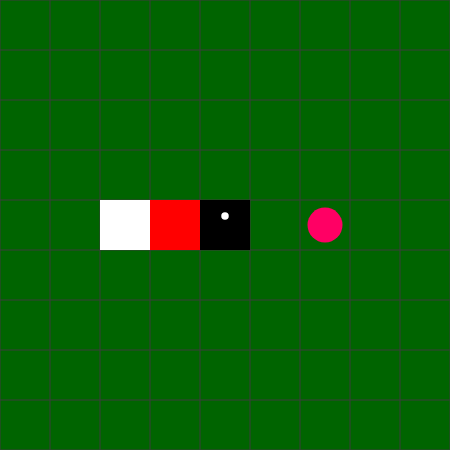
Frame 1 (no input)
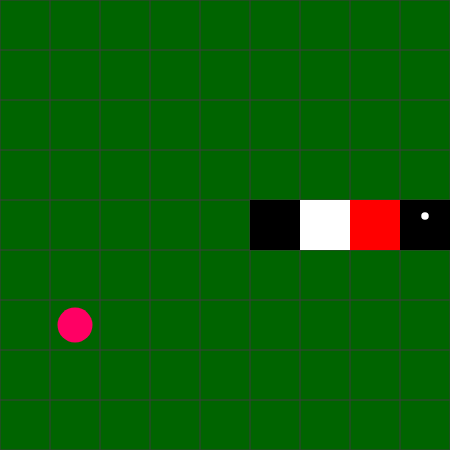
Frame 60 (no input)
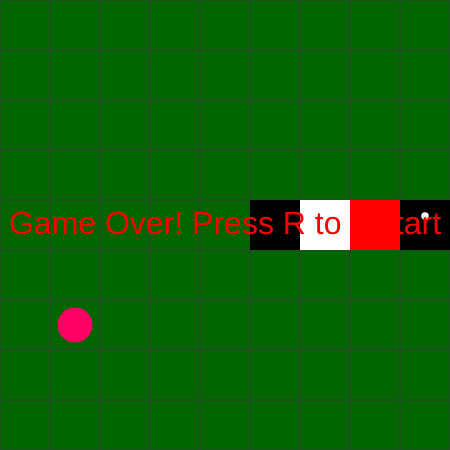
Frame 120 (the mouse pressed at the canvas centre since frame 60)

The p5.js sketch that drew these frames (run headless with seeded random() and noise() and a simulated clock; from frame 60 on, the mouse is pressed at the canvas centre):

// p5.js sketch
// ── sketch.js
// --- Jogo da Cobrinha ---
const gridCount = 9; // Tamanho do nosso tabuleiro do jogo é 9x9
const cellSize = 50; // Tamanho de cada célula do tabuleiro

let snake; // Jogador
let snack; // Lanche
let gameOver = false; // Game Over
let direction = { dx: 1, dy: 0 }; // Direção inicial para a direita
let nextDirection = { dx: 1, dy: 0 }; // Direção a ser aplicada no próximo movimento
let moveInterval = 20; // A cada X frames a cobra anda
let frameCounter = 0; // Contador de frames

function setup() {
    createCanvas(gridCount * cellSize, gridCount * cellSize);
    resetGame();
}

function resetGame() {
    // Cobra começa no centro, tamanho 3
    let startX = Math.floor(gridCount / 2);
    let startY = Math.floor(gridCount / 2);
    snake = [
        { x: startX, y: startY },
        { x: startX - 1, y: startY },
        { x: startX - 2, y: startY }
    ];

    // Reinicia as outras variáveis para o início do jogo e coloca o primeiro lanche
    placeSnack();
    gameOver = false;
    direction = { dx: 1, dy: 0 };
    nextDirection = { dx: 1, dy: 0 };
    // Desafio A : Aumentando a velocidade!
    // Ajuste essa linha para que a cobra não inicie o jogo em uma velocidade aumentada
    frameCounter = 0;
}

function draw() {
    background(0, 100, 0);
    drawGrid();
    drawSnack();
    drawSnake();

    if (gameOver) {
        fill(255, 0, 0);
        textSize(32);
        textAlign(CENTER, CENTER);
        text('Game Over! Press R to restart', width / 2, height / 2);
        return;
    }


    frameCounter++;
    if (frameCounter >= moveInterval) {
        frameCounter = 0;
        moveSnakeAuto();
    }
}

// Move a cobra automaticamente na direção atual
function moveSnakeAuto() {
    
    // Desafio A: Aumentando a velocidade!
    // Será necessário fazer algo aqui...
    const snakeLength = snake.length;
    const newMoveInterval = moveInterval - (snakeLength + 3 / 2);
    if (newMoveInterval < 10) {
        moveInterval = 10;
    } else {
        moveInterval = newMoveInterval;
    }

    direction = { ...nextDirection };
    let snakeHead = { ...snake[0] };
    snakeHead.x += direction.dx;
    snakeHead.y += direction.dy;

    // Verifica colisão com a parede
    if (
        snakeHead.x < 0 || snakeHead.x >= gridCount || snakeHead.y < 0 || snakeHead.y >= gridCount
    ) {
        gameOver = true;
        return;
    }

    // Verifica se pegou o lanche
    const didSnakeEat = (snakeHead.x === snack.x && snakeHead.y === snack.y);

    // Desafio B: Juro que não comi minha cauda!
    // Permita que a cobra siga a sua cauda somente se ela não comeu um lanche
    const snakeBodyLength = didSnakeEat ? snake.length : snake.length - 1;
    for (let i = 0; i < snakeBodyLength; i++) {
        if (snake[i].x === snakeHead.x && snake[i].y === snakeHead.y) {
            gameOver = true;
            return;
        }
    }

    if (didSnakeEat) {
        snake.unshift(snakeHead);
        placeSnack();
    } else {
        snake.unshift(snakeHead);
        snake.pop();
    }
}

function drawGrid() {
    stroke(60);
    for (let i = 0; i <= gridCount; i++) {
        line(i * cellSize, 0, i * cellSize, height);
        line(0, i * cellSize, width, i * cellSize);
    }
}

function drawSnake() {
    noStroke();
    for (let i = 0; i < snake.length; i++) {
        if (i % 3 === 0) {
            fill(0, 0, 0)
        } else if (i % 3 === 1) {
            fill(255, 0, 0)
        } else if (i % 3 === 2) {
            fill(255)
        }

        rect(snake[i].x * cellSize, snake[i].y * cellSize, cellSize, cellSize);

        if (i === 0) {
            // Olho
            fill(255);
            // Olho sempre no "topo" da cabeça
            // Desafio C: O olho não vai na nuca!
            // Ajuste o olho para acompanhar a direção da cobra
            ellipse(
                snake[i].x * cellSize + cellSize / 2,
                snake[i].y * cellSize + cellSize / 2 - cellSize * 0.18,
                cellSize * 0.15,
                cellSize * 0.15
            );
        }
    }
}

function drawSnack() {
    fill(255, 0, 100);
    noStroke();
    ellipse(
        snack.x * cellSize + cellSize / 2,
        snack.y * cellSize + cellSize / 2,
        cellSize * 0.7,
        cellSize * 0.7
    );
}

function placeSnack() {
    let empty = [];
    for (let x = 0; x < gridCount; x++) {
        for (let y = 0; y < gridCount; y++) {
            let onSnake = snake.some(seg => seg.x === x && seg.y === y);
            if (!onSnake) empty.push({ x, y });
        }
    }
    if (empty.length === 0) {
        gameOver = true;
        // Desafio D: Ei, eu ganhei o jogo!
        // Transforme esse caso em um caso de jogo vencido ao invés de jogo perdido
        return;
    }
    snack = random(empty);
}

function keyPressed() {
    if (gameOver) {
        if (key === 'r' || key === 'R') {
            resetGame();
        }
        return;
    }

    let dx = direction.dx, dy = direction.dy;
    if (keyCode === UP_ARROW || key === 'w' || key === 'W') {
        dx = 0; dy = -1;
    } else if (keyCode === DOWN_ARROW || key === 's' || key === 'S') {
        dx = 0; dy = 1;
    } else if (keyCode === LEFT_ARROW || key === 'a' || key === 'A') {
        dx = -1; dy = 0;
    } else if (keyCode === RIGHT_ARROW || key === 'd' || key === 'D') {
        dx = 1; dy = 0;
    } else {
        return;
    }
    // Impede reversão direta
    if (dx !== -direction.dx || dy !== -direction.dy) {
        nextDirection = { dx, dy };
    }
}
